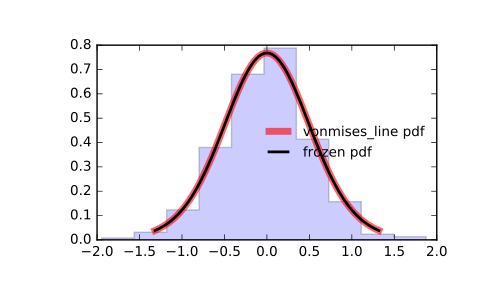

Write the Python code that produced this figure.
from scipy.stats import vonmises_line
import matplotlib.pyplot as plt
fig, ax = plt.subplots(1, 1)

# Calculate a few first moments:

kappa = 3.99
mean, var, skew, kurt = vonmises_line.stats(kappa, moments='mvsk')

# Display the probability density function (``pdf``):

x = np.linspace(vonmises_line.ppf(0.01, kappa),
                vonmises_line.ppf(0.99, kappa), 100)
ax.plot(x, vonmises_line.pdf(x, kappa),
       'r-', lw=5, alpha=0.6, label='vonmises_line pdf')

# Alternatively, the distribution object can be called (as a function)
# to fix the shape, location and scale parameters. This returns a "frozen"
# RV object holding the given parameters fixed.

# Freeze the distribution and display the frozen ``pdf``:

rv = vonmises_line(kappa)
ax.plot(x, rv.pdf(x), 'k-', lw=2, label='frozen pdf')

# Check accuracy of ``cdf`` and ``ppf``:

vals = vonmises_line.ppf([0.001, 0.5, 0.999], kappa)
np.allclose([0.001, 0.5, 0.999], vonmises_line.cdf(vals, kappa))
# True

# Generate random numbers:

r = vonmises_line.rvs(kappa, size=1000)

# And compare the histogram:

ax.hist(r, normed=True, histtype='stepfilled', alpha=0.2)
ax.legend(loc='best', frameon=False)
plt.show()
